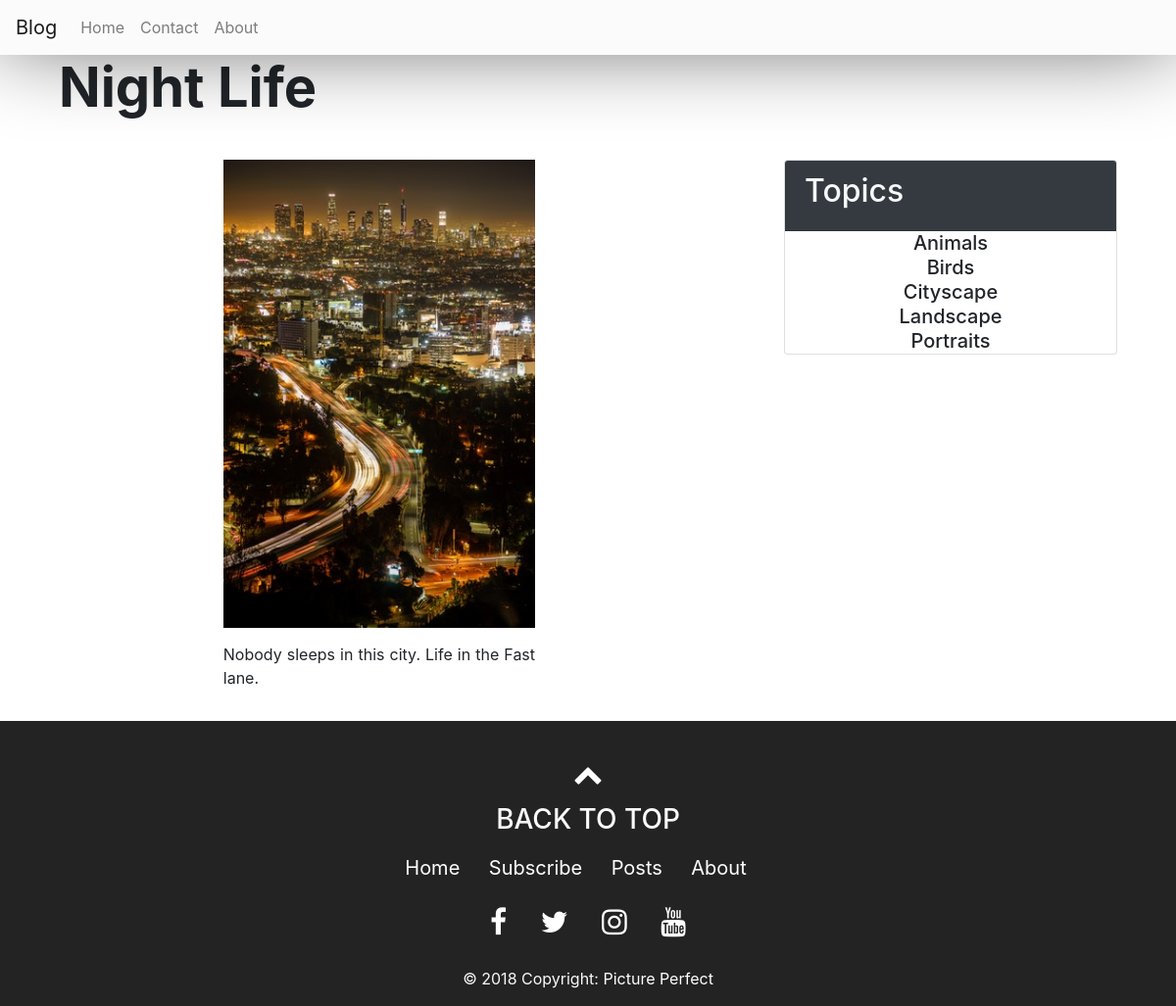
Screenshot of /single_post.php?post-slug=nightlife with the database file from the repository.
### tables this page shows
CREATE TABLE IF NOT EXISTS `posts` (
  `id` int(11) NOT NULL AUTO_INCREMENT,
  `admin_id` int(11) NOT NULL,
  `title` varchar(255) NOT NULL,
  `slug` varchar(255) NOT NULL,
  `image` varchar(255) NOT NULL,
  `body` text NOT NULL,
  `created_at` datetime NOT NULL DEFAULT CURRENT_TIMESTAMP,
  PRIMARY KEY (`id`),
  UNIQUE KEY `slug` (`slug`),
  KEY `admin_id` (`admin_id`)
);

CREATE TABLE IF NOT EXISTS `topics` (
  `id` int(11) NOT NULL AUTO_INCREMENT,
  `name` varchar(255) NOT NULL,
  `slug` varchar(255) NOT NULL,
  PRIMARY KEY (`id`),
  UNIQUE KEY `slug` (`slug`)
);

### includes/functions.php (called while the page is built, shortened)
<?php
function getPostTopic($post_id){
	global $conn;
	$sql = "SELECT * FROM topics WHERE id=
			(SELECT topic_id FROM post_topic WHERE post_id=$post_id) LIMIT 1";
	$result = mysqli_query($conn, $sql);
	$topic = mysqli_fetch_assoc($result);
	return $topic;
}
function getPost($slug){
	global $conn;
	$post_slug = $_GET['post-slug'];
	$sql = "SELECT * FROM posts WHERE slug='$post_slug'";
	$result = mysqli_query($conn, $sql);
	$post = mysqli_fetch_assoc($result);
	if ($post) {
		$post['topic'] = getPostTopic($post['id']);
	}
	return $post;
}
function getAllTopics()
{
	global $conn;
	$sql = "SELECT * FROM topics";
	$result = mysqli_query($conn, $sql);
	$topics = mysqli_fetch_all($result, MYSQLI_ASSOC);
	return $topics;
}
?>

### single_post.php (the view, shortened to what this page needs)
<?php  include('config.php'); ?>
<?php  include('includes/functions.php'); ?>
<?php
	if (isset($_GET['post-slug'])) {
		$post = getPost($_GET['post-slug']);
	}
	$topics = getAllTopics();
?>
<?php include('includes/head_section.php'); ?>
<body>
		<?php include( ROOT_PATH . '/includes/navbar.php'); ?>
<div class="container " >
    <h1 class="post-title display-4 font-weight-bold col-md-12"><?php echo $post['title']; ?></h1>
    <div class="row">
    <div class="content d-flex justify-content-center col-md-8" >
		<div class="post-wrapper">
			<div class="full-post-div ">
				<center>
				<a href="<?php echo BASE_URL . '/static/' . $post['image']; ?>" data-fancybox ><img class='img-fluid single-post-img dimconstraints' src="<?php echo BASE_URL . '/static/' . $post['image']; ?>" class="mx-auto d-block"></a>
				</center>
                <div class="post-body-div">
					<?php echo html_entity_decode($post['body']); ?>
				</div>
			</div>
		</div>
	</div>
    <div class= "content d-flex justify-content-center col-md-4">
			<div class="card" style="
    width: 350px;
    height: fit-content;
">
				<div class="card-header text-light bg-dark">
					<h2>Topics</h2>
				</div>
				<div class="card-content text-center">
					<?php foreach ($topics as $topic): ?>
						<a class="h5"
							href="<?php echo BASE_URL . 'filtered_posts.php?topic=' . $topic['id'] ?>">
							<?php echo $topic['name'].'<br>'; ?>
						</a>
					<?php endforeach ?>
				</div>
			</div>
		</div>
    </div>
    </div>
<?php include( ROOT_PATH . '/includes/footer.php'); ?>

### static/style.css (style rules this page uses)
.row { margin:0px; }
.content { margin-top: 32px; margin-bottom: 32px; }
.full-post-div { margin-right: 20px; text-align: justify; width:85%; }
.post-body-div { margin-top: 15px; }

### rows the page displays
posts: title "Night Life", image (picture), body "Nobody sleeps in this city. Life in the Fast lane."
topics: name "Animals"
topics: name "Birds"
topics: name "Cityscape"
topics: name "Landscape"
topics: name "Portraits"
